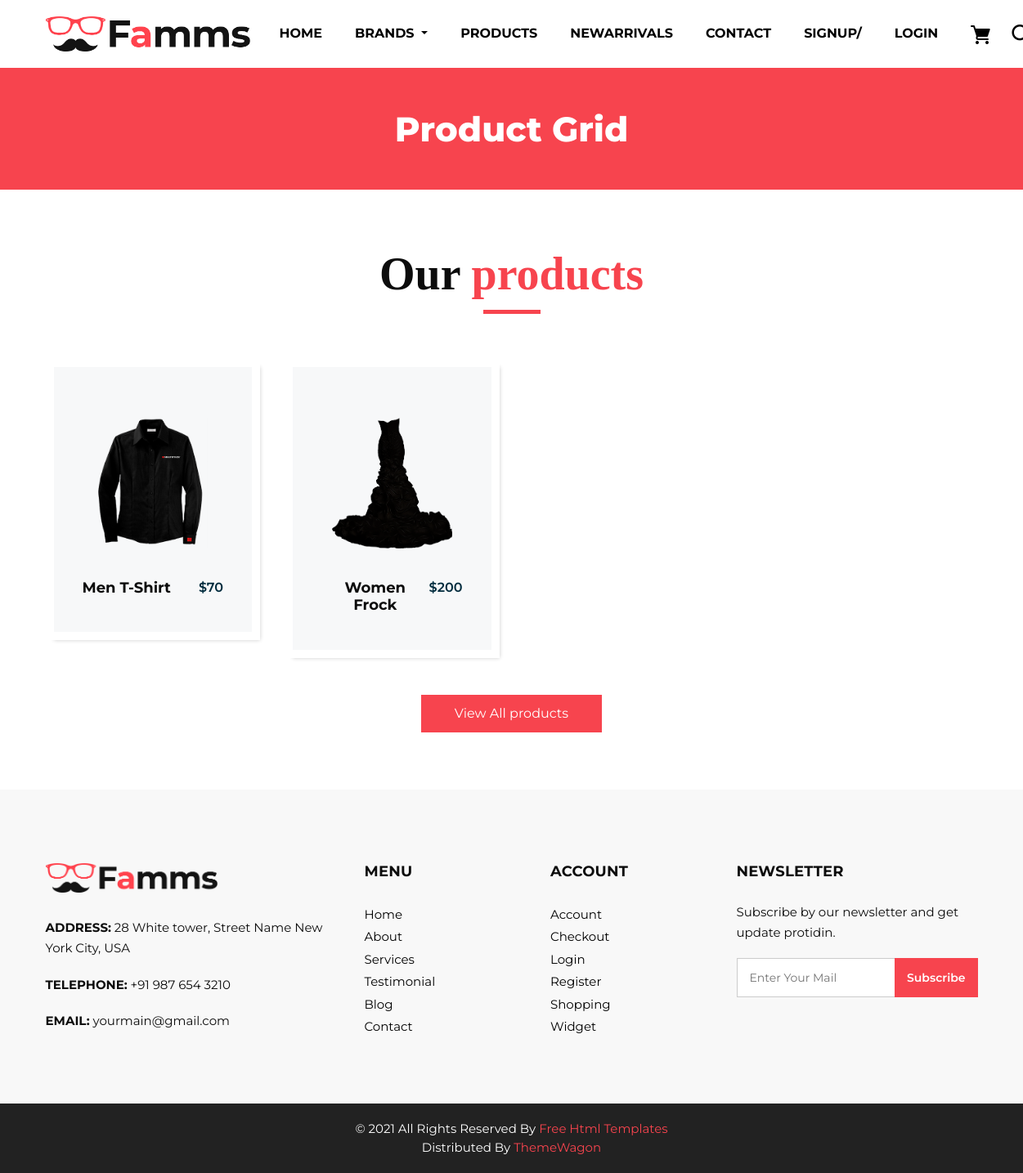
/UserPanel/brandshop.php?Id=1, run on the app's committed database.
### tables this page shows
CREATE TABLE `product` (
  `product_id` int(255) NOT NULL,
  `product_name` varchar(255) NOT NULL,
  `product_price` varchar(255) NOT NULL,
  `product_img` varchar(255) NOT NULL,
  `brand_id` int(255) NOT NULL,
  `new_arrival_id` int(255) DEFAULT NULL
);

### UserPanel/brandshop.php (the view, shortened to what this page needs)
<?php
include ("shared/nav.php");
?>
      <section class="inner_page_head">
         <div class="container_fuild">
            <div class="row">
               <div class="col-md-12">
                  <div class="full">
                     <h3>Product Grid</h3>
                  </div>
               </div>
            </div>
         </div>
      </section>
      <section class="product_section layout_padding">
         <div class="container">
            <div class="heading_container heading_center">
               <h2>
                  Our <span>products</span>
               </h2>
            </div>
            <div class="row">
            <?php
            $Brand_id=$_GET["Id"];
            $sql = "SELECT * FROM product WHERE brand_id = '{$Brand_id}' ";
            $run = mysqli_query($conn, $sql);
            if (mysqli_num_rows($run) > 0) {
               while ($data = mysqli_fetch_assoc($run)) {
            ?>
               <div class="col-sm-6 col-md-4 col-lg-3">
                  <div class="box">
                     <div class="img-box">
                       <img src=" <?php echo $data["product_img"]  ?>" alt="">
                     </div>
                     <div class="detail-box">
                        <h5>
                           <?php echo $data["product_name"]  ?>
                        </h5>
                        <h6>
                             <?php echo $data["product_price"]  ?>
                        </h6>
                     </div>
                  </div>
               </div>
<?php
}
}else{
   echo "No Product Available In This Brand";
}
?>
            </div>
            <div class="btn-box">
               <a href="product.php">
               View All products
               </a>
            </div>
         </div>
      </section>
       <?php
include ("shared/footer.php");
?>

### UserPanel/css/style.css (style rules this page uses)
* { box-sizing: border-box; }
body { font-family: 'Montserrat', sans-serif; color: #0c0c0c; background-color: #ffffff; overflow-x: hidden; }
.layout_padding { padding: 70px 0; }
h1, h2 { font-family: 'Playfair Display', serif; }
.heading_container { display: -webkit-box; display: -ms-flexbox; display: flex; -webkit-box-orient: vertical; -webkit-box-direction: normal; -ms-flex-direction: column; flex-direction: column; -webkit-box-align: start; -ms-flex-align: start; align-items: flex-start; }
.heading_container h2 { position: relative; margin-bottom: 0; font-size: 3.5rem; font-weight: bold; }
.heading_container h2::after { content: ""; display: block; width: 70px; height: 5px; background: #f7444e; margin: 10px auto 10px; }
.heading_container h2 span { color: #f7444e; }
.heading_container.heading_center { -webkit-box-align: center; -ms-flex-align: center; align-items: center; text-align: center; }
a, a:hover, a:focus { text-decoration: none; }
.product_section .heading_container { margin-bottom: 20px; }
.product_section .box { position: relative; margin-top: 25px; padding: 35px 35px; background-color: #f7f8f9; -webkit-transition: all .3s; transition: all .3s; overflow: hidden; box-shadow: 5px 5px 5px -5px rgba(0, 0, 0, .2); border: solid #fff 10px; }
.product_section .box .img-box { display: -webkit-box; display: -ms-flexbox; display: flex; -webkit-box-pack: center; -ms-flex-pack: center; justify-content: center; -webkit-box-align: center; -ms-flex-align: center; align-items: center; height: 215px; }
.product_section .box .img-box img { max-width: 100%; max-height: 160px; -webkit-transition: all .3s; transition: all .3s; }
.product_section .box .detail-box { text-align: center; display: -webkit-box; display: -ms-flexbox; display: flex; -webkit-box-pack: justify; -ms-flex-pack: justify; justify-content: space-between; }
.product_section .box .detail-box h5 { font-size: 18px; margin-top: 10px; }
.product_section .box .detail-box h6 { margin-top: 10px; color: #002c3e; font-weight: 600; }
.product_section .btn-box { display: -webkit-box; display: -ms-flexbox; display: flex; -webkit-box-pack: center; -ms-flex-pack: center; justify-content: center; margin-top: 45px; }
.product_section .btn-box a { display: inline-block; padding: 10px 40px; background-color: #f7444e; border: 1px solid #f7444e; color: #ffffff; border-radius: 0; -webkit-transition: all 0.3s; transition: all 0.3s; }
.detail-box h5 { font-size: 21px; font-weight: 700; }
.inner_page_head { background: #f7444e; text-align: center; color: #fff; padding-top: 50px; padding-bottom: 40px; }
.inner_page_head h3 { font-size: 42px; font-weight: 800; }

### UserPanel/css/responsive.css (style rules this page uses)
@media (min-width: 1200px) { .container { max-width: 1170px; } }

### data on the page
product: product_img (picture), product_name "Men T-Shirt", product_price "$70"
product: product_img (picture), product_name "Women Frock", product_price "$200"
